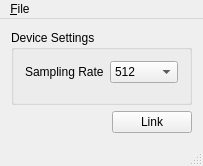
<?xml version="1.0" encoding="UTF-8"?>
<ui version="4.0">
 <class>MainWindow</class>
 <widget class="QMainWindow" name="MainWindow">
  <property name="geometry">
   <rect>
    <x>0</x>
    <y>0</y>
    <width>203</width>
    <height>166</height>
   </rect>
  </property>
  <property name="windowTitle">
   <string>eegApp</string>
  </property>
  <widget class="QWidget" name="centralWidget">
   <layout class="QHBoxLayout" name="horizontalLayout_2">
    <item>
     <layout class="QVBoxLayout" name="verticalLayout">
      <item>
       <widget class="QGroupBox" name="groupBox">
        <property name="title">
         <string>Device Settings</string>
        </property>
        <layout class="QFormLayout" name="formLayout">
         <property name="fieldGrowthPolicy">
          <enum>QFormLayout::AllNonFixedFieldsGrow</enum>
         </property>
         <item row="0" column="0">
          <widget class="QLabel" name="label_3">
           <property name="text">
            <string>Sampling Rate</string>
           </property>
          </widget>
         </item>
         <item row="0" column="1">
          <widget class="QComboBox" name="samplingRate">
           <property name="toolTip">
            <string>Sampling rate to use.</string>
           </property>
           <property name="currentIndex">
            <number>1</number>
           </property>
           <item>
            <property name="text">
             <string>500</string>
            </property>
           </item>
           <item>
            <property name="text">
             <string>512</string>
            </property>
           </item>
           <item>
            <property name="text">
             <string>1000</string>
            </property>
           </item>
           <item>
            <property name="text">
             <string>1024</string>
            </property>
           </item>
           <item>
            <property name="text">
             <string>2000</string>
            </property>
           </item>
           <item>
            <property name="text">
             <string>2048</string>
            </property>
           </item>
           <item>
            <property name="text">
             <string>4000</string>
            </property>
           </item>
           <item>
            <property name="text">
             <string>4960</string>
            </property>
           </item>
           <item>
            <property name="text">
             <string>8000</string>
            </property>
           </item>
           <item>
            <property name="text">
             <string>8192</string>
            </property>
           </item>
           <item>
            <property name="text">
             <string>16000</string>
            </property>
           </item>
           <item>
            <property name="text">
             <string>16384</string>
            </property>
           </item>
          </widget>
         </item>
        </layout>
       </widget>
      </item>
      <item>
       <layout class="QHBoxLayout" name="horizontalLayout">
        <item>
         <spacer name="horizontalSpacer">
          <property name="orientation">
           <enum>Qt::Horizontal</enum>
          </property>
          <property name="sizeHint" stdset="0">
           <size>
            <width>40</width>
            <height>20</height>
           </size>
          </property>
         </spacer>
        </item>
        <item>
         <widget class="QPushButton" name="linkButton">
          <property name="text">
           <string>Link</string>
          </property>
         </widget>
        </item>
       </layout>
      </item>
     </layout>
    </item>
   </layout>
  </widget>
  <widget class="QMenuBar" name="menuBar">
   <property name="geometry">
    <rect>
     <x>0</x>
     <y>0</y>
     <width>203</width>
     <height>23</height>
    </rect>
   </property>
   <widget class="QMenu" name="menuFile">
    <property name="title">
     <string>&amp;File</string>
    </property>
    <addaction name="actionLoad_Configuration"/>
    <addaction name="actionSave_Configuration"/>
    <addaction name="separator"/>
    <addaction name="actionQuit"/>
   </widget>
   <addaction name="menuFile"/>
  </widget>
  <widget class="QStatusBar" name="statusBar"/>
  <action name="actionQuit_2">
   <property name="text">
    <string>Quit</string>
   </property>
  </action>
  <action name="actionLoad_Configuration">
   <property name="text">
    <string>&amp;Load Configuration</string>
   </property>
   <property name="shortcut">
    <string>Ctrl+L</string>
   </property>
  </action>
  <action name="actionSave_Configuration">
   <property name="text">
    <string>&amp;Save Configuration</string>
   </property>
   <property name="shortcut">
    <string>Ctrl+S</string>
   </property>
  </action>
  <action name="actionQuit">
   <property name="text">
    <string>&amp;Quit</string>
   </property>
   <property name="shortcut">
    <string>Ctrl+Q</string>
   </property>
  </action>
 </widget>
 <layoutdefault spacing="6" margin="11"/>
 <resources/>
 <connections/>
</ui>
